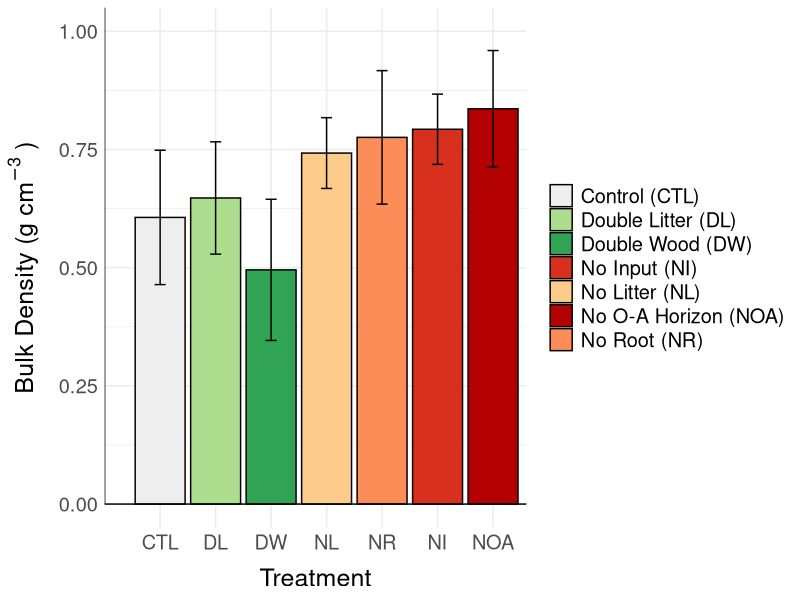
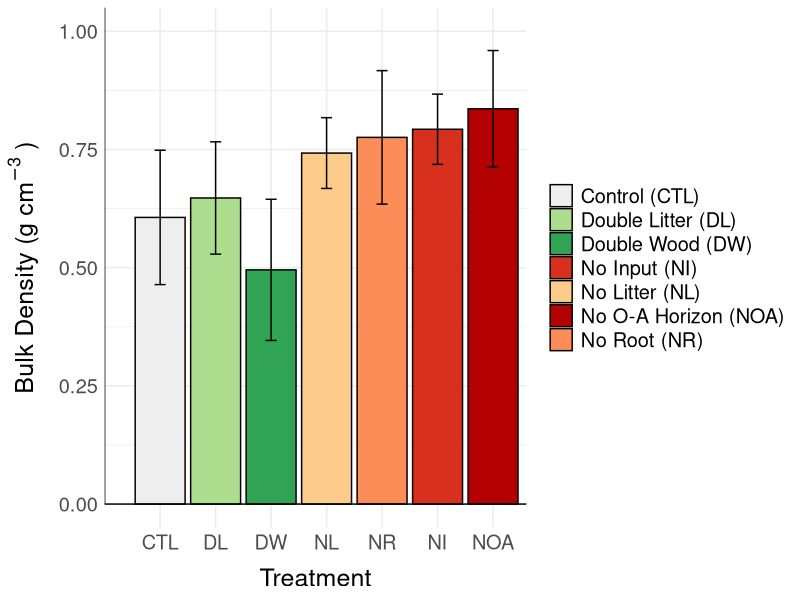

Recreate these plots in R, in order.
library(ggplot2)
library(gridExtra)
library(dplyr)

setwd(dirname(rstudioapi::getActiveDocumentContext()$path))

#Import compiled raw data file output from DIRT20_PVC Cores_data merge.R
data <- read.csv("DIRT20_PVC core data_compiled.csv")

################################
#CALCULATIONS
data$CoreVol <- data$CoreHt*(2.7*2.7)*3.14
data$RockVol <- data$RockWt/1.9  ### May need to add column to only adjust for rocks if greater than X rock wt
data$EffVol <- data$CoreVol-data$RockVol-data$WoodVol
data$moisture <- ((data$WetSampTinWt-data$TinWt)-(data$DryTinWt-data$TinWt))/(data$DryTinWt-data$TinWt)
data$BagWtChk <- data$BagSampWt-data$TotWetSampWt
data$TotDrySamplWt <- (data$TotWetSampWt/(1+data$moisture))-data$WoodWt-data$RockWt
data$Bulk.Density <- data$TotDrySamplWt/data$EffVol  
data$OM <- data$C*1.734
data$Mineral <- 100-data$OM

#Export data table
#write.csv(data, file = "Bulk density/DIRT20_bulk density_data.csv")

#Remove data with error flags
cln_data <- data[!(data$Flag=="X"),]

#Summarize data
sum_data <- cln_data %>% na.omit(Bulk.density) %>% group_by(Plot, Trt, Depth) %>% summarize(n=n(),
                                                            bd_mean = mean(Bulk.Density, na.rm = T),
                                                            bd_sterr = sd(Bulk.Density,na.rm = T)/sqrt(n()))

#Export to summarize manually in excel
#write.csv(sum_data, file = "Bulk density/mean bulk density by trt and depth.csv")


# Summarize across depths 0-10 cm
plot_bd_to_10cm <- sum_data %>% filter(Depth != 10) %>% group_by(Plot,Trt) %>% summarize(bulkden_mean = mean(bd_mean, na.rm = T),
                                                                                    bulkden_stderr = mean(bd_sterr, na.rm = T)) 

write.csv(plot_bd_to_10cm, "DIRT20_Bulkdensity_0-10cm_by plot.csv")

mean_bd_to_10cm <- plot_bd_to_10cm %>% group_by(Trt) %>% summarize(bulkden_mean = mean(bulkden_mean, na.rm = T),
                                                                                         bulkden_stderr = mean(bulkden_stderr, na.rm = T))
write.csv(mean_bd_to_10cm, "DIRT20_Bulkdensity_0-10cm_by trt.csv")


### Figure 3 ###
# Plot 0-10 cm bulk density by treatment
trt_order <- c('CTL', 'DL', 'DW', 'NL', 'NR', 'NI', 'NOA')

plot_bd_0_to_10 <- ggplot(mean_bd_to_10cm, aes(x=factor(Trt, levels = trt_order), y=bulkden_mean, fill=Trt)) + 
  geom_histogram(stat = "identity", colour="black") + 
  ylim(0,1)+
  theme_minimal() +
  annotate("segment", x=0, xend=Inf, y=0, yend=0) +
  annotate("segment", x=0, xend=-Inf, y=0, yend=Inf) +
  ylab(bquote('Bulk Density (g '*cm^-3~')')) +
  xlab("Treatment") + 
  #ggtitle("Soil Bulk Density, 0-10 cm") +
  scale_fill_manual(labels = c("Control (CTL)", "Double Litter (DL)", "Double Wood (DW)", "No Input (NI)", "No Litter (NL)", "No O-A Horizon (NOA)", "No Root (NR)"),
                    values = c("#eeeeee", "#addd8e","#31a354","#d7301f",
                               "#fdcc8a", "#b30000","#fc8d59")) + 
  #theme(legend.position = "none") +
  theme(legend.title=element_blank()) +
  geom_errorbar(aes(ymin=bulkden_mean-bulkden_stderr, ymax=bulkden_mean+bulkden_stderr), width=.2,position=position_dodge(.9)) +
  theme(axis.title.y = element_text(margin = margin(t = 0, r = 10, b = 0, l = 0))) +
  theme(axis.title.x = element_text(margin = margin(t = 10, r = 0, b = 0, l = 0))) +
  theme(text = element_text(size=18))

plot_bd_0_to_10

#Figure 3 save
ggsave(plot=plot_bd_0_to_10, filename = "fig3_Bulk density by treatment_0-10cm.jpeg",
       width = 9, height = 6 , dpi = 300)




# # Summarize across depths 10-15 cm
# mean_bd_10_to_15cm <- sum_data %>% filter(Depth == 10) %>% group_by(Trt) %>% summarize(bulkden_mean = mean(bd_mean),
#                                                                                     bulkden_stderr = mean(bd_sterr)) 
# ### Figure 3 ###
# # Plot 0-10 cm bulk density by treatment
# trt_order <- c('CTL', 'DL', 'DW', 'NL', 'NR', 'NI', 'NOA')
# 
# plot_bd_10_to_15 <- ggplot(mean_bd_10_to_15cm, aes(x=factor(Trt, levels = trt_order), y=bulkden_mean, fill=Trt)) + 
#   geom_histogram(stat = "identity", colour="black") + 
#   ylim(0,1.2)+
#   theme_minimal() +
#   annotate("segment", x=0, xend=Inf, y=0, yend=0) +
#   annotate("segment", x=0, xend=-Inf, y=0, yend=Inf) +
#   ylab("Bulk Density (g cm-3") +
#   xlab("Treatment") + 
#   ggtitle("Soil Bulk Density, 10-15 cm") +
#   scale_fill_manual(values = c("#999999", "#E69F00", "#009E73",
#                                "#F0E442", "#0072B2", "#D55E00", "#CC79A7")) + 
#   theme(legend.position = "none") +
#   geom_errorbar(aes(ymin=bulkden_mean-bulkden_stderr, ymax=bulkden_mean+bulkden_stderr), width=.2,position=position_dodge(.9)) +
#   theme(axis.title.y = element_text(margin = margin(t = 0, r = 10, b = 0, l = 0))) +
#   theme(axis.title.x = element_text(margin = margin(t = 10, r = 0, b = 0, l = 0))) +
#   theme(text = element_text(size=18))
# 
# plot_bd_10_to_15

#Figure 3 save
#ggsave(plot=plot_bd_10_to_15, path = "ggplots", filename = "misc_Bulk density by treatment_10-15cm.png",
#       width = 5, height = 8 , dpi = 300)
